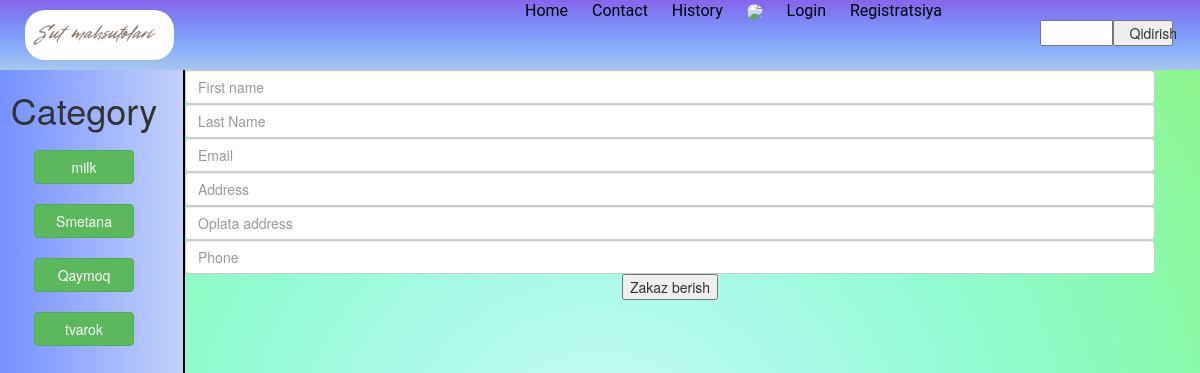
The page /shop on the database as committed earlier.
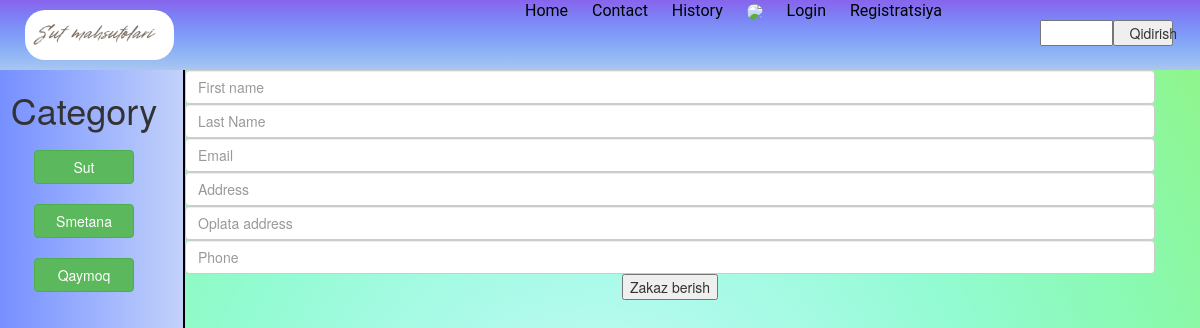
The same page on the database as committed later.
### main_page/models.py (models this page shows)
class Category(models.Model):
    category_name = models.CharField(max_length=35)
    category_added_date = models.DateTimeField(auto_now_add=True)
    def __str__(self):
        return self.category_name

### main_page/views.py (the view)
# urls.py: path('shop', views.shop),
def shop(request):
    all_category = models.Category.objects.all()
    return render(request, 'registration.html', {'all_category': all_category})

### main_page/templates/registration.html (shortened to what this page needs)
<!DOCTYPE html>
{% load static %}
<html lang="en">
<head>
     <link rel="stylesheet" href="https://maxcdn.bootstrapcdn.com/bootstrap/3.4.1/css/bootstrap.min.css">
</head>
<body>
  <div class="container-fluid header">
       <div class="row">
           <div class="col-lg-5 col-md-4 col-sm-3 col-xs-4">
               <img src="{% static 'images/logo.png' %}" alt="logo" class="logo" />
           </div>
          <div class="col-lg-7 col-md-8 col-sm-9 col-xs-8">
            <div class="row">
              <ul class="m-0 uls col-lg-9 col-md-8 col-sm-8 col-xs-12">
                 <li class="lis">
                   <a href="/" class="lia">Home</a>
                 </li>
                 <li  class="lis">
                  <a href="/contact" class="lia">Contact</a>
                 </li>
                 <li class="lis">
                   <a href="/history" class="lia">History</a>
                 </li>
                 <li class="lis">
                   <a href="/cart" class="lia"><img class="cartimg" src="https://encrypted-tbn0.gstatic.com/images?q=tbn:ANd9GcSYC-Iz4uNdM_XPgZ7H0tR1cr1GyQVlshbCSQ&usqp=CAU"></a>
                 </li>
                      {% if user.is_authenticated %}
                 <li class="lis">
                   <a href="/accounts/logout" class="lia">Logout</a>
                 </li>
                    {% else %}
                 <li class="lis">
                   <a href="/accounts/login" class="lia">Login</a>
                 </li>
                    <li class="lis">
                   <a href="/register" class="lia">Registratsiya</a>
                 </li>
                    {% endif %}
              </ul>
              <div class="col-lg-3 col-md-4 col-sm-4 col-xs-12 ">
                    <form action="/search" method="post" class="row searchs">
                        <input type="text" name="search_product" class="col-sm-6 col-xs-6">
                        <button class="col-sm-5 col-xs-6">Qidirish</button>
                    </form>
              </div>
            </div>
          </div>
       </div>
  </div>
  {% block content %}
    <div class="container-fluid">
        <div class="row">
            <div class="col-xs-4 col-lg-2 col-md-2 col-sm-3 row card cards">
                <h1>Category</h1>
                     {% for category in all_category %}
                <div class="col-sm-12 card acard">
                    <a href="/category/{{category}}" >
                     <button class="btn btn-success buttons">{{category}}</button>
                     </a>
                </div>
                {% endfor %}
            </div>
            <div class="col-xs-8 col-lg-10 col-md-10 col-sm-9 products">
                <form action="/buy" method="post">
                 <input type="text" class="form-control" placeholder="First name" name="firstname">
                   <input type="text" class="form-control" placeholder="Last Name" name="lastname">
                  <input type="email" class="form-control" placeholder="Email" name="email">
                      <input type="text" class="form-control" placeholder="Address" name="address">
                 <input type="text" class="form-control" placeholder="Oplata address" name="address_oplata">
                      <input type="tel" class="form-control" placeholder="Phone" name="number">
                  <span> <button>Zakaz berish</button></span>
                </form>
            </div>
        </div>
    </div>
    {% endblock content %}
</body>
</html>

Rows that differ between the two databases and show on the page:
removed Category: category_name "milk"
removed Category: category_name "tvarok"
added Category: category_name "Sut"
